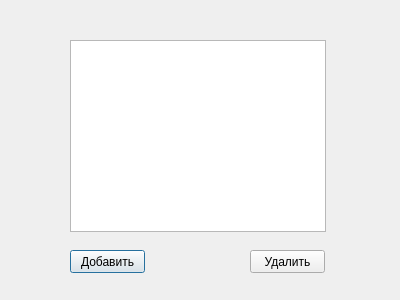
<?xml version="1.0" encoding="UTF-8"?>
<ui version="4.0">
 <class>floor_covering</class>
 <widget class="QDialog" name="floor_covering">
  <property name="geometry">
   <rect>
    <x>0</x>
    <y>0</y>
    <width>400</width>
    <height>300</height>
   </rect>
  </property>
  <property name="windowTitle">
   <string>Dialog</string>
  </property>
  <widget class="QTableView" name="tableView">
   <property name="geometry">
    <rect>
     <x>70</x>
     <y>40</y>
     <width>256</width>
     <height>192</height>
    </rect>
   </property>
  </widget>
  <widget class="QPushButton" name="insert">
   <property name="geometry">
    <rect>
     <x>70</x>
     <y>250</y>
     <width>75</width>
     <height>23</height>
    </rect>
   </property>
   <property name="text">
    <string>Добавить</string>
   </property>
  </widget>
  <widget class="QPushButton" name="delete_2">
   <property name="geometry">
    <rect>
     <x>250</x>
     <y>250</y>
     <width>75</width>
     <height>23</height>
    </rect>
   </property>
   <property name="text">
    <string>Удалить</string>
   </property>
  </widget>
 </widget>
 <resources/>
 <connections/>
</ui>
